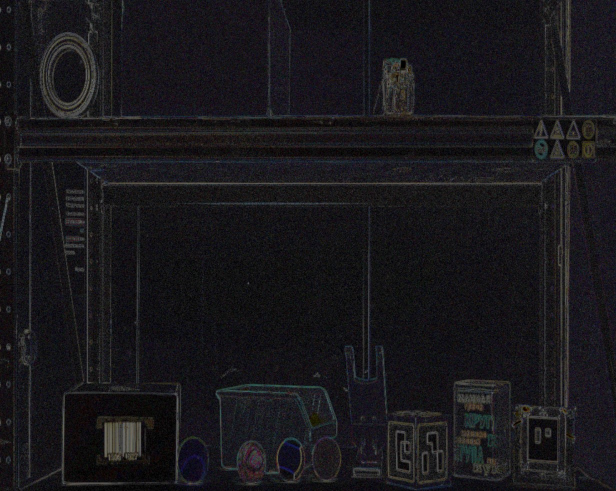
#> input picture Qualifying/Alexandr/exp.jpg, 1232 x 982 px (shown at 1/2 size)
$ python -i main.py   (imports and definitions only)
#> lines starting #> are read from the running program, lines starting #| are printed output that depends on the picture; after the words box and inside, x2 and y2 are one past the last pixel; in counts of white or black regions, pixels touching at a corner belong together
#> further down, picture is the input picture: shape (982, 1232, 3); mean B, G, R 26.9, 23.5, 24.9
import numpy as np
import math
import cv2
from typing import Tuple


# [389 lines left out: functions main, find_id_1, find_id_2, _contour_is_circle, find_id_3, find_id_4 and 2 more, not called in this run]


############ TASK 8 #############
#################################

############ TASK 9 #############
#################################

def logarithmic_transform(img: np.ndarray, c: float):
    table = np.zeros((256,), dtype='uint8')
    for i in range(256):
        table[i] = c * np.log2(1 + i)
    return cv2.LUT(img, table)


def find_id_9(img: np.ndarray) -> Tuple[int] or None:

    blur = cv2.GaussianBlur(img, (11, 11), 3)
    sharped = np.abs(img.astype('int32') - blur.astype('int32'))
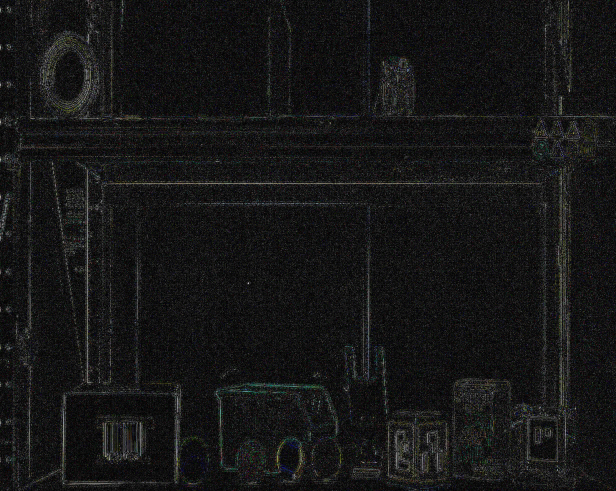
#> sharped: shape (982, 1232, 3) int32 (shown at 1/2 size); mean B, G, R 6.2, 6.2, 6.2; drawn with min black and max white
    sharped = logarithmic_transform(sharped.astype('uint8'), 20)
#> in logarithmic_transform, `return cv2.LUT(img, table)`:
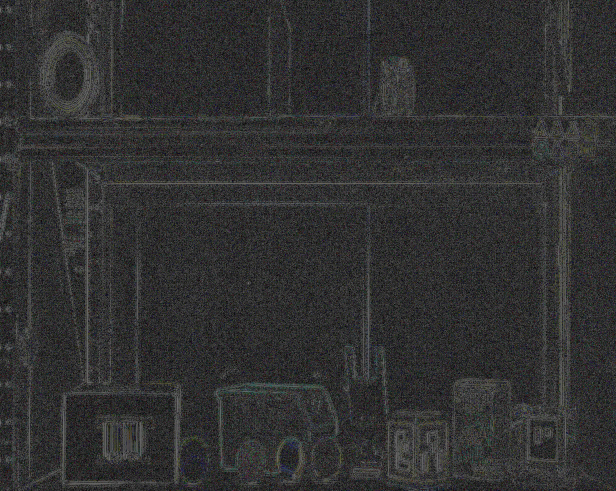
#> returned value: shape (982, 1232, 3) (shown at 1/2 size); mean of channels 0, 1, 2 48.7, 48.6, 48.6; drawn as B, G, R

    # cv2.imshow("sharped", cv2.resize(sharped, (1000, 1000)))
    # cv2.waitKey()

    # # Range of color
    lower = [64, 62, 42]
    upper = [94, 168, 255]


    # Find mask of blue color
    img_hsv = cv2.cvtColor(sharped, cv2.COLOR_BGR2HSV)
#> img_hsv: shape (982, 1232, 3); mean H, S, V 75.2, 83.1, 55.9
    mask = cv2.inRange(img_hsv, np.array(lower), np.array(upper))
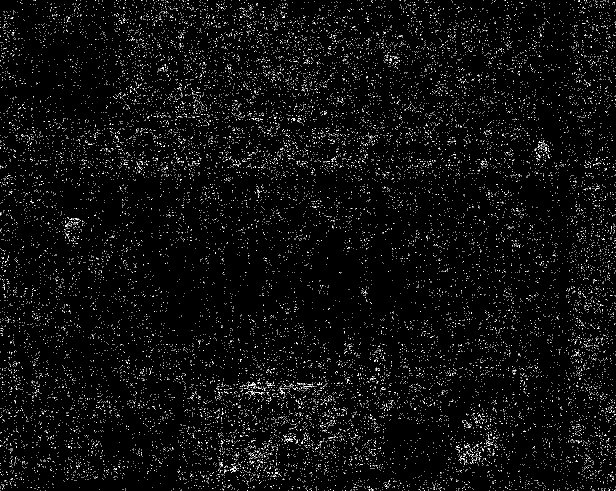
#> mask: shape (982, 1232) (shown at 1/2 size); 2.9% white in thin lines or dots

    # cv2.imshow("mask", cv2.resize(mask, (600, 600)))
    # cv2.waitKey()

    # Noise removing
    mask = cv2.morphologyEx(
        mask,
        cv2.MORPH_CLOSE,
        cv2.getStructuringElement(cv2.MORPH_RECT, (9, 9)),
        iterations=1
    )
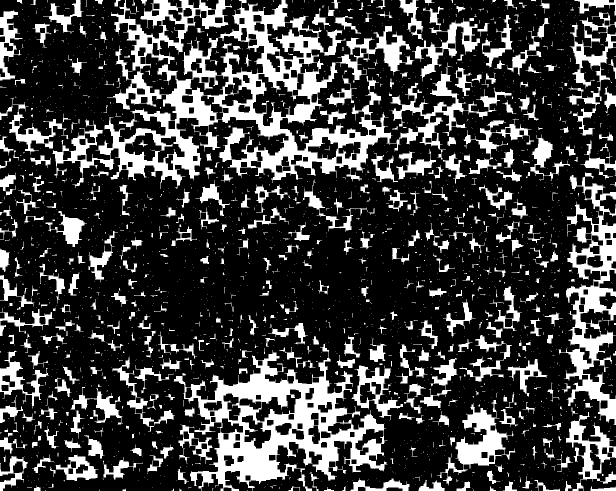
#> mask: shape (982, 1232) (shown at 1/2 size); 24.5% white; 2409 white regions (1929 under 20 px), largest, box (x1, y1, x2, y2) and area: (104, 0, 1023, 378) 81981, (347, 688, 775, 982) 41862, (1117, 350, 1232, 850) 19494
    mask = cv2.morphologyEx(
        mask,
        cv2.MORPH_OPEN,
        cv2.getStructuringElement(cv2.MORPH_RECT, (9, 9)),
        iterations=2
    )
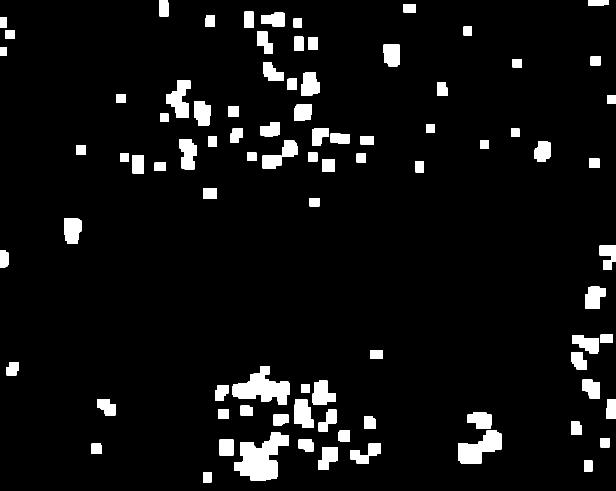
#> mask: shape (982, 1232) (shown at 1/2 size); 6.1% white; 88 white regions

    # cv2.imshow("mask", cv2.resize(mask, (600, 600)))
    # cv2.waitKey()

    cnts, _ = cv2.findContours(mask, cv2.RETR_EXTERNAL, cv2.CHAIN_APPROX_SIMPLE)
#> cnts = 88 contours; largest, box (x1, y1, x2, y2) and area: (468, 865, 578, 962) 5856, (464, 732, 580, 810) 4504, (916, 861, 1003, 928) 3214, (332, 161, 381, 236) 2024, (588, 798, 627, 856) 1638
    # [4 lines of commented-out code are left out]

    red_text_proposals = []

    for i, cnt in enumerate(cnts):
        if cv2.contourArea(cnt) < 3500:
            continue

        x, y, w, h = cv2.boundingRect(cnt)
        if 2 <= w / h <= 4:
            red_text_proposals.append([x, y, w, h])
#> this loop made 88 passes
#> cnt on passes 1, 2, 6, 8, 17, 23, 29, 31, 36, 37, 38, 39: [[406, 944], [406, 964], [422, 964], [422, 944]], [[1168, 921], [1168, 942], [1184, 942], [1184, 921]], [[439, 879], [439, 910], [466, 910], [466, 879]], [[1201, 876], [1201, 894], [1218, 894], [1218, 876]], [[436, 819], [436, 836], [457, 836], [457, 819]], [[602, 768], [602, 785], [618, 785], [618, 768]], [[740, 701], [740, 717], [765, 717], [765, 701]], [[1201, 669], [1201, 685], [1225, 685], [1225, 669]], [[619, 396], [619, 412], [638, 412], [638, 396]], [[406, 376], [406, 396], [433, 396], [433, 376]], [[309, 325], [309, 341], [331, 341], [331, 325]], [[831, 322], [831, 344], [847, 344], [847, 322]]
#> (x, y, w, h) on passes 9, 26: (468, 865, 110, 97), (464, 732, 116, 78)
#> after the loop, red_text_proposals = []
            #cv2.drawContours(img, cnts, i, (0, 255, 0), 5)

    # cv2.imshow("img", cv2.resize(img, (600, 600)))
    # cv2.waitKey()

    if len(red_text_proposals) == 0:
        return None

    # Sort in decending order by square
    red_text_proposals.sort(key=lambda x: -(x[2] * x[3]))
    obj_x1, obj_y1, obj_x2, obj_y2 = 0, 0, 0, 0

    for i, (x, y, w, h) in enumerate(red_text_proposals):
        if i == 0:
            obj_x1 = x
            obj_y1 = y
            obj_x2 = x + w
            obj_y2 = y + h
        else:
            obj_xc = (obj_x1 + obj_x2) // 2
            obj_yc = (obj_y1 + obj_y2) // 2
            obj_w = (obj_x2 - obj_x1) // 2
            obj_h = (obj_y2 - obj_y1) // 2

            xc = x + w // 2
            yc = y + h // 2

            if math.sqrt(((obj_xc - xc) ** 2 + (obj_yc - yc) ** 2)) > img.shape[0] * 0.15:
                continue

            obj_x1 = min(obj_x1, x)
            obj_y1 = min(obj_y1, y)
            obj_x2 = max(obj_x2, x + w)
            obj_y2 = max(obj_y2, y + h)

    # fix width, height
    w = obj_x2 - obj_x1
    h = obj_y2 - obj_y1

    if w / h >= 2:
        obj_x1 -= int(w * 0.5)
        obj_x2 += int(w * 0.5)
        obj_y1 -= int(h * 2)
        obj_y2 += int(h * 2)
    else:
        obj_x1 -= int(w * 0.25)
        obj_x2 += int(w * 0.25)
        obj_y1 -= int(h * 0.5)
        obj_y2 += int(h * 0.5)


    return obj_x1, obj_y1, obj_x2, obj_y2

############ TASK 10 ############
#################################

############ TASK 11 ############
#################################

# [312 lines left out: functions find_id_11, find_id_13, _contour_is_circle, find_id_18, find_id_19, not called in this run]

############ TASK 20 ############
#################################


# [2 lines not run here, left out]

>>> import cv2
>>> picture = cv2.imread('Alexandr/exp.jpg')
>>> result = find_id_9(picture)
